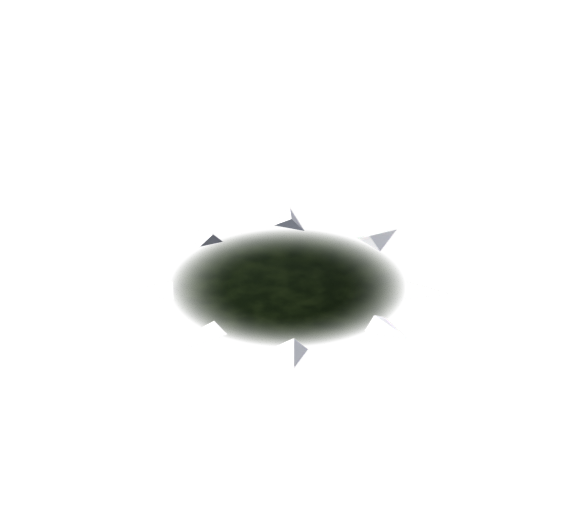
#> input picture art-samples/traps-3d/render/booby-destroyed-alone.png, 576 x 528 px, given in place of anim.1.png, which was not available
$ python sheets.py
#> lines starting #> are read from the running program, lines starting #| are printed output that depends on the picture
"""sheets.py : the owner's pictures for the Quake Tower 3D, into shots/quake-3d/.

    python sheets.py tiers      quake-tier-option-sheet.png (Flash, then looks 1-3 at rest) and quake-tier-option-tN.png
    python sheets.py loop       quake-strike-loop.mp4: Flash's 33-cell strike (4x, hard pixels) beside the 3D's at the
                                game's pace, three strikes (ffmpeg on PATH); the cells in shots/quake-3d/loop/

Flash and 3D share one scale (the game's 4x) and one ground pixel, as compare.py's sheets.
"""
import subprocess
import sys
from pathlib import Path

from PIL import Image, ImageDraw, ImageFont

HERE = Path(__file__).resolve().parent
ROOT = HERE.parents[1]
OUT = ROOT / "shots" / "quake-3d"
FLASH = ROOT / "server" / "public" / "assets" / "buildings" / "iquaketower" / "anim.1.png"
BG = (104, 132, 84, 255)
CROP = (50, 100, 430, 740)          # the tower on the 3D's 480x760 canvas (ground middle at 240, 640)
GROUND = (240 - CROP[0], 640 - CROP[1])
LABEL_H = 48


def font(size):
    try:
        return ImageFont.truetype("arial.ttf", size)
    except OSError:
        return ImageFont.load_default()


def flash_cell(c):
#> called with c = 0
    im = Image.open(FLASH).convert("RGBA").crop((c * 75, 0, c * 75 + 75, 132))
    im = im.resize((300, 528), Image.NEAREST)
#> im: PIL image 300x528 RGBA
    tile = Image.new("RGBA", (CROP[2] - CROP[0], CROP[3] - CROP[1]), BG)
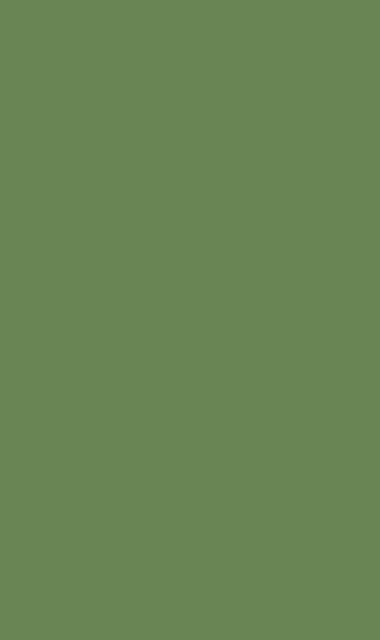
#> tile: PIL image 380x640 RGBA; mean R, G, B, A 104, 132, 84, 255
    tile.alpha_composite(im, (GROUND[0] - 4 * 37, GROUND[1] - 4 * (75 + 35)))   # anim.1 at (-37,-75); ground (0,35)
    return tile


def model_cell(t, name):
#> called with t = 1, name = 'cell-00.png'
    tile = Image.new("RGBA", (CROP[2] - CROP[0], CROP[3] - CROP[1]), BG)
    tile.alpha_composite(Image.open(HERE / "render" / f"t{t}" / name).convert("RGBA").crop(CROP))
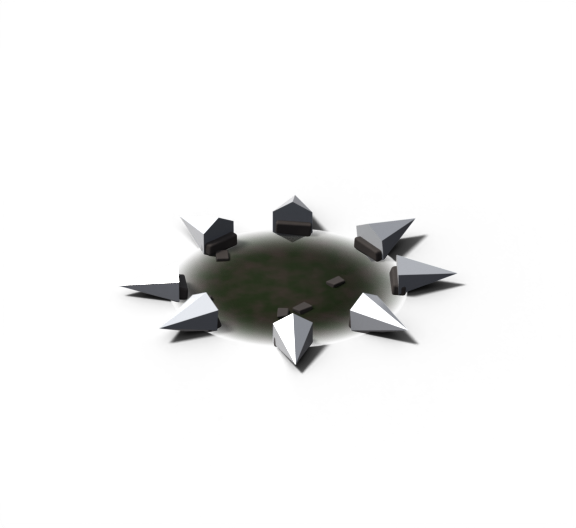
#> input picture art-samples/traps-3d/render/booby-destroyed-base.png, 576 x 528 px, given in place of cell-00.png, which was not available
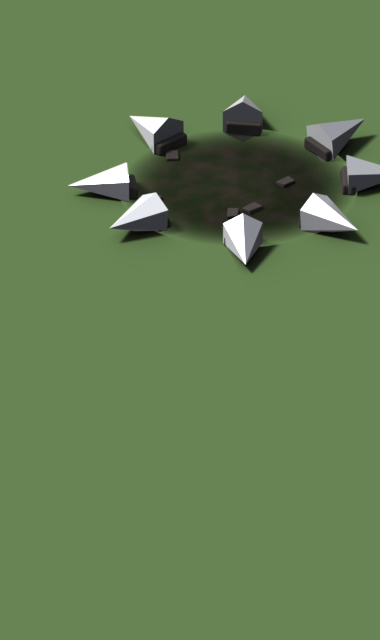
#> tile: PIL image 380x640 RGBA; mean R, G, B, A 101.1, 126.2, 83, 255
    return tile


def labelled(tiles, labels):
    w, h = tiles[0].size
    sheet = Image.new("RGBA", (w * len(tiles), h + LABEL_H), BG)
    d = ImageDraw.Draw(sheet)
    for i, (tile, lab) in enumerate(zip(tiles, labels)):
        sheet.alpha_composite(tile, (i * w, LABEL_H))
        d.text((i * w + 12, 10), lab, fill=(255, 255, 255, 255), font=font(26))
    return sheet


def tiers():
    tiles = [flash_cell(0)] + [model_cell(t, "cell-00.png") for t in (1, 2, 3)]
    labels = ["Flash (all levels)", "3D look 1: levels 1-2", "3D look 2: levels 3-4", "3D look 3: levels 5-6"]
    labelled(tiles, labels).convert("RGB").save(OUT / "quake-tier-option-sheet.png")
    for t in (1, 2, 3):
        model_cell(t, "cell-00.png").convert("RGB").save(OUT / f"quake-tier-option-t{t}.png")


def loop(fps=40):
    """At the game's pace (engine.ts windQuake: a cell every 6 of 80 ticks, the last 4 cells one a tick), shown at 40
    fps: cells 0-28 three frames each, 29-32 one each, then half a second at rest."""
    frames = OUT / "loop"
    frames.mkdir(parents=True, exist_ok=True)
    for f in frames.glob("*.png"):
        f.unlink()
    seq = [c for c in range(29) for _ in range(3)] + [29, 30, 31, 32] + [0] * 20
    for c in range(33):
        pair = labelled([flash_cell(c), model_cell(1, f"cell-{c:02d}.png")], [f"Flash  cell {c}", "3D (all levels)"])
        pair.convert("RGB").save(frames / f"cell{c:02d}.png")
    lst = frames / "seq.txt"
    lines = [f"file 'cell{c:02d}.png'\nduration {1 / fps:.4f}\n" for c in seq * 3]
    lst.write_text("".join(lines) + "file 'cell00.png'\n")
    mp4 = OUT / "quake-strike-loop.mp4"
    subprocess.run(["ffmpeg", "-y", "-loglevel", "error", "-f", "concat", "-safe", "0", "-i", str(lst), "-r", str(fps),
                    "-c:v", "libx264", "-pix_fmt", "yuv420p", "-crf", "16", str(mp4)], check=True)
    lst.unlink()
    print(mp4)


if __name__ == "__main__":
    what = sys.argv[1] if len(sys.argv) > 1 else "tiers"
#> (the run stopped early here; a loop or call above may not have finished)
